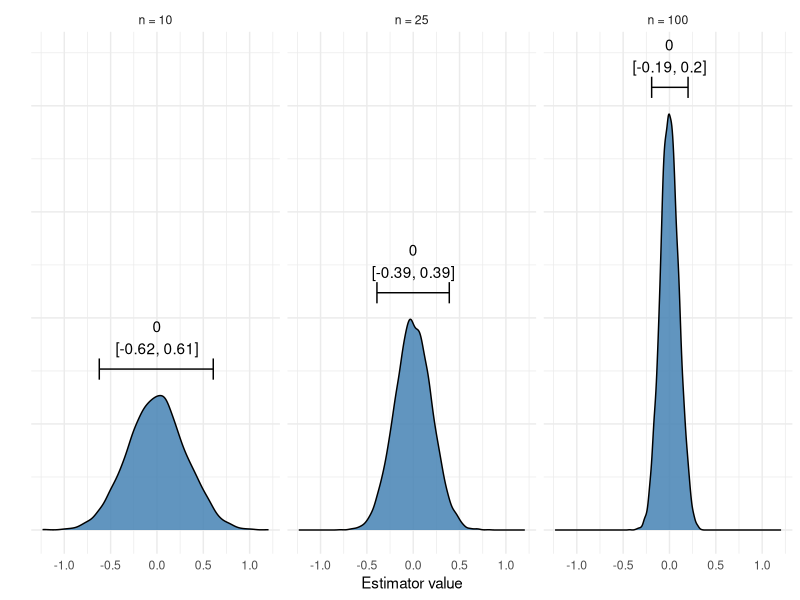
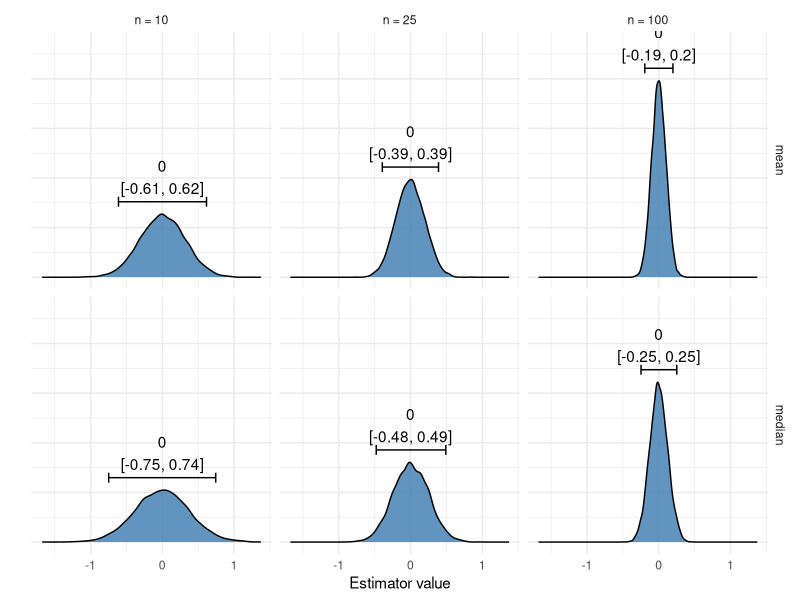
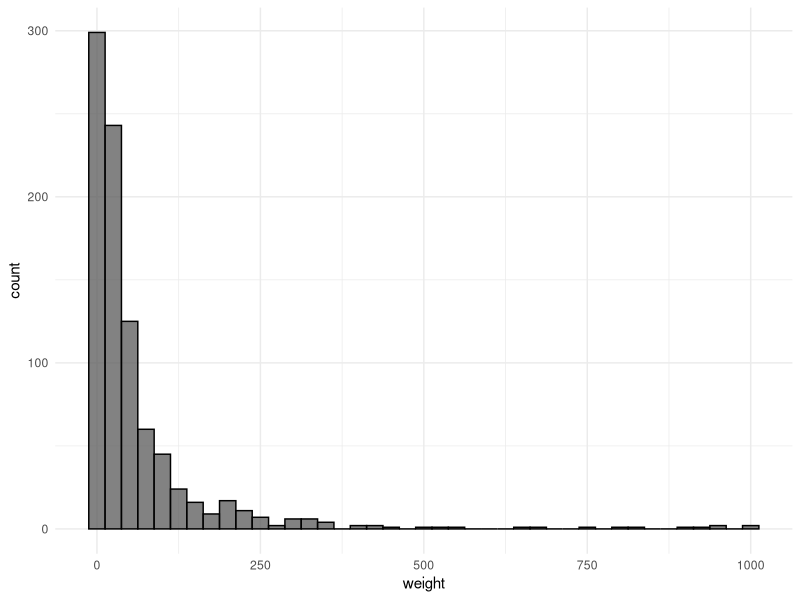
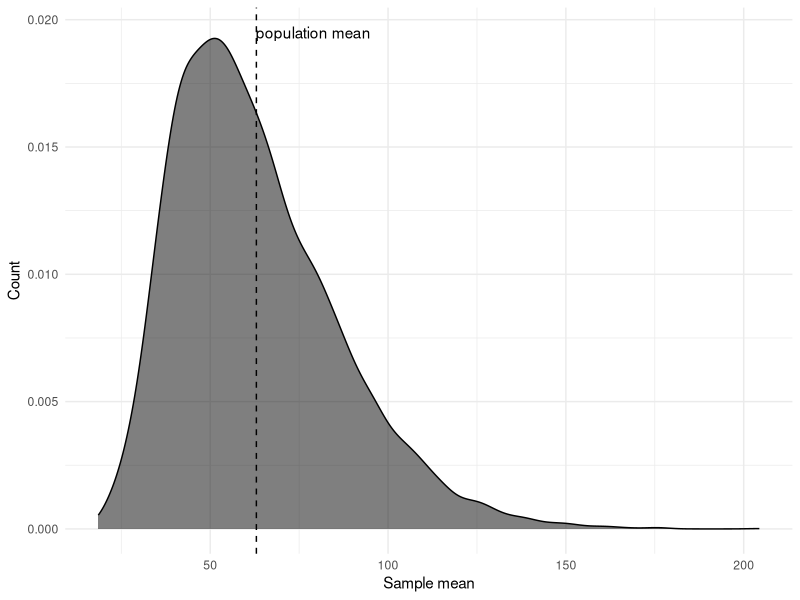
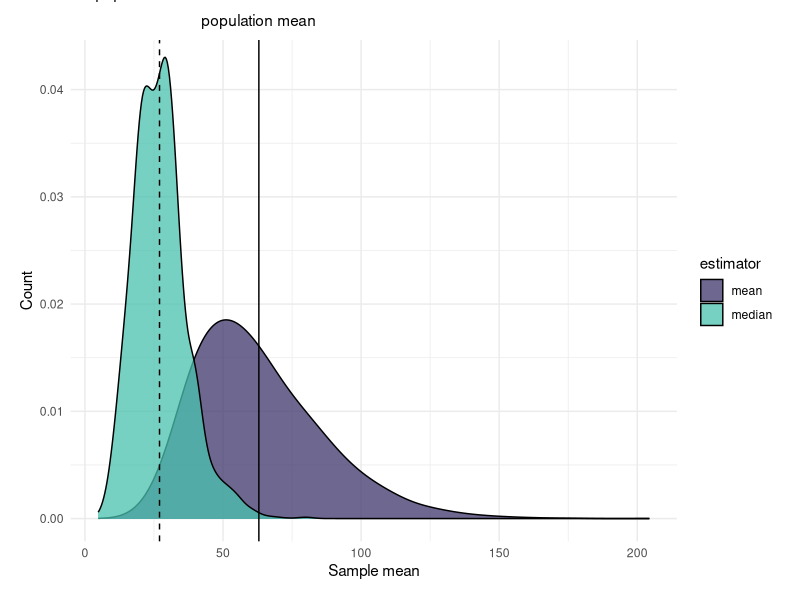
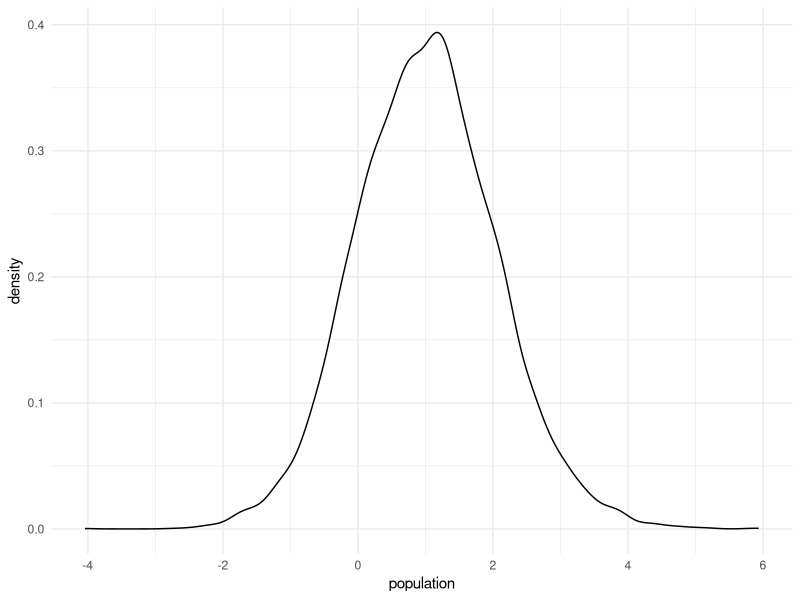
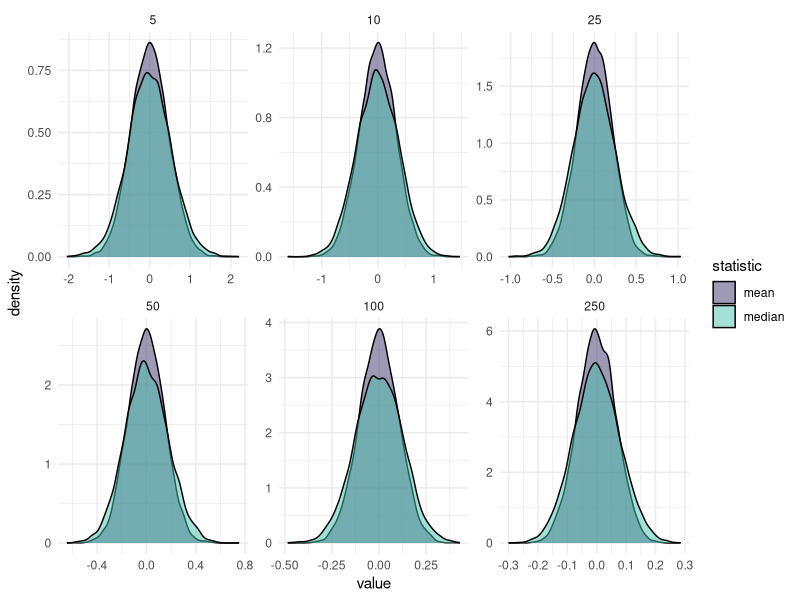
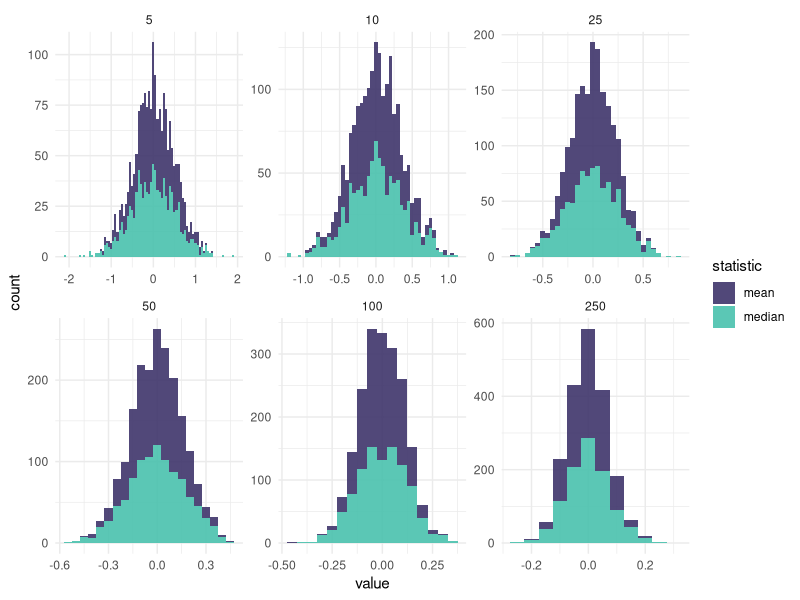

Write the R code that produced these figures, in order.
## ---- chunk 1
#| label: setup
#| message: false

library(tidyverse)
library(viridis)

# Load a custom function to calculate the mode
mode <- function(x) {
  ux <- unique(x)
  ux[which.max(tabulate(match(x, ux)))]
}

# Read in Pokémon data
pokemon <- read_csv("pokemon.csv")

# Create a subset with only the first 25 Pokémon
pokemon25 <- filter(pokemon, pokedex <= 25)
pokemon25_50 <- filter(pokemon, pokedex > 25 & pokedex <= 50)

# Create a vector with only the weights
weights <- pull(pokemon, weight)

# Set seed
set.seed(42)

# Set options
options(
  knitr.kable.NA = "-",
  digits = 2
)

theme_set(theme_minimal())
## ---- chunk 2
#| label: properties-mean
#| fig-cap: Unbiasedness, efficiency, and consistency of the mean
samples_mean <- crossing(
  n = c(10, 25, 100),
  i = 1:10000
) %>%
  rowwise() %>%
  mutate(value = mean(rnorm(n = n, mean = 0, sd = 1)))

samples_mean_summary <- samples_mean %>%
  group_by(n) %>%
  summarize(
    low = quantile(value, probs = .025),
    mid = quantile(value, probs = .5),
    high = quantile(value, probs = .975),
    max = max(density(value)$y)
  )

ggplot(samples_mean, aes(x = value)) +
  geom_density(fill = "steelblue", alpha = .85) +
  facet_grid(~n, labeller = labeller(n = function(x) paste("n =", x))) +
  geom_text(
    aes(
      x = 0,
      y = max + 0.55,
      label = paste0(
        round(mid, 2), "\n[", round(low, 2), ", ", round(high, 2), "]"
      )
    ),
    data = samples_mean_summary
  ) +
  geom_errorbar(
    aes(xmin = low, xmax = high, y = max + 0.25, x = 0),
    data = samples_mean_summary, width = .2
  ) +
  labs(x = "Estimator value", y = "") +
  scale_y_continuous(labels = NULL)
## ---- chunk 3
samples <- crossing(
  n = c(10, 25, 100),
  i = 1:10000
) %>%
  rowwise() %>%
  mutate(
    mean = mean(rnorm(n = n, mean = 0, sd = 1)),
    median = median(rnorm(n = n, mean = 0, sd = 1))
  ) %>%
  pivot_longer(cols = c(mean, median), names_to = "statistic")

samples_summary <- samples %>%
  group_by(statistic, n) %>%
  summarize(
    low = quantile(value, probs = .025),
    mid = quantile(value, probs = .5),
    high = quantile(value, probs = .975),
    max = max(density(value)$y)
  )

ggplot(samples, aes(x = value)) +
  geom_density(fill = "steelblue", alpha = .85) +
  facet_grid(
    statistic ~ n,
    labeller = labeller(n = function(x) paste("n =", x))
  ) +
  geom_text(
    aes(
      x = 0,
      y = max + 0.75,
      label = paste0(
        round(mid, 2), "\n[", round(low, 2), ", ", round(high, 2), "]"
      )
    ),
    data = samples_summary
  ) +
  geom_errorbar(
    aes(xmin = low, xmax = high, y = max + 0.25, x = 0),
    data = samples_summary, width = .2
  ) +
  labs(x = "Estimator value", y = "") +
  scale_y_continuous(labels = NULL)
## ---- chunk 4
#| label: fig-pokemon-weights
#| fig-cap: Weights of 893 Pokémon
ggplot(pokemon, aes(x = weight)) +
  geom_histogram(color = "black", alpha = .75, binwidth = 25)
## ---- chunk 5
#| label: samples
samples <- crossing(
  estimator = c("mean", "median"),
  n = c(10, 25, 100),
  i = 1:10000
) %>%
  rowwise() %>%
  mutate(
    estimate = if_else(
      condition = estimator == "mean",
      true = mean(sample(weights, n), na.rm = TRUE),
      false = median(sample(weights, n), na.rm = TRUE)
    )
  )
## ---- chunk 6
#| label: fig-pokemon25-mean-weights
#| fig-cap: Distribution of 10,000 means based on 25 Pokémon each
means25 <- filter(samples, estimator == "mean" & n == 25)

ggplot(means25, aes(x = estimate)) +
  geom_density(alpha = .5, fill = "black") +
  geom_vline(xintercept = mean(weights), linetype = "dashed") +
  annotate("text", x = 79, y = 0.0195, label = "population mean") +
  labs(x = "Sample mean", y = "Count")
## ---- chunk 7
estimators25 <- filter(samples, n == 25)

ggplot(estimators25, aes(x = estimate, fill = estimator)) +
  geom_density(alpha = .75, adjust = 2) +
  geom_vline(xintercept = mean(weights), linetype = "solid") +
  geom_vline(xintercept = median(weights), linetype = "dashed") +
  annotate(
    geom = "text",
    x = mean(weights),
    y = 0.0465,
    label = "population mean"
  ) +
  annotate(
    geom = "text",
    x = median(weights),
    y = 0.049,
    label = "population median",
  ) +
  labs(x = "Sample mean", y = "Count") +
  scale_fill_viridis(option = "mako", discrete = TRUE, begin = .25, end = .75) +
  coord_cartesian(ylim = c(0, 0.0425), clip = "off") +
  theme(
    plot.margin = unit(c(2, 1, 1, 1), "lines")
  )
## ---- chunk 8
df <- 30
population <- tibble(population = rt(10000, df = df, ncp = 1))

ggplot(population, aes(x = population)) +
  geom_density()

df <- crossing(
  n = c(5, 10, 25, 50, 100, 250),
  i = 1:10000
) %>%
  rowwise() %>%
  mutate(
    median = median(rt(n = n, df = df)),
    mean = mean(rt(n = n, df = df))
  ) %>%
  pivot_longer(cols = c(median, mean), names_to = "statistic")

ggplot(df, aes(x = value)) +
  # geom_density(mapping = aes(x = population), data = population, alpha = .4) +
  geom_density(mapping = aes(fill = statistic), alpha = .5) +
  facet_wrap(~n, scales = "free") +
  scale_fill_viridis(option = "mako", discrete = TRUE, begin = .25, end = .75) +
  theme_minimal()
## ---- chunk 9
library(sn)
population <- rsn(1000, 5, 2, 5)

df <- crossing(
  n = c(5, 10, 25, 50, 100, 250),
  i = 1:1000
) %>%
  rowwise() %>%
  mutate(
    median = median(rnorm(n = n, mean = 0, sd = 1)),
    mean = mean(rnorm(n = n, mean = 0, sd = 1))
  ) %>%
  pivot_longer(cols = c(median, mean), names_to = "statistic")

ggplot(df, aes(x = value, fill = statistic)) +
  geom_histogram(binwidth = .05, alpha = .9) +
  facet_wrap(~n, scales = "free") +
  scale_fill_viridis(option = "mako", discrete = TRUE, begin = .25, end = .75) +
  theme_minimal()
